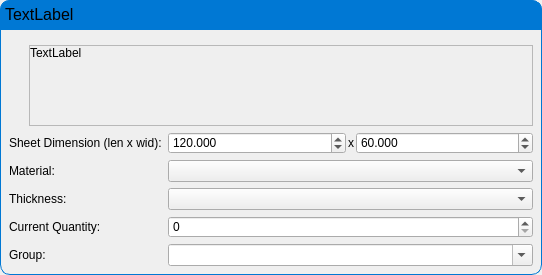
<?xml version="1.0" encoding="UTF-8"?>
<ui version="4.0">
 <class>Form</class>
 <widget class="QDialog" name="Form">
  <property name="geometry">
   <rect>
    <x>0</x>
    <y>0</y>
    <width>542</width>
    <height>275</height>
   </rect>
  </property>
  <property name="windowTitle">
   <string>Form</string>
  </property>
  <layout class="QHBoxLayout" name="horizontalLayout">
   <property name="spacing">
    <number>0</number>
   </property>
   <property name="leftMargin">
    <number>0</number>
   </property>
   <property name="topMargin">
    <number>0</number>
   </property>
   <property name="rightMargin">
    <number>0</number>
   </property>
   <property name="bottomMargin">
    <number>0</number>
   </property>
   <item>
    <widget class="QWidget" name="widget" native="true">
     <property name="contextMenuPolicy">
      <enum>Qt::ActionsContextMenu</enum>
     </property>
     <property name="autoFillBackground">
      <bool>false</bool>
     </property>
     <property name="styleSheet">
      <string notr="true">QWidget#widget{
	border-top-left-radius:10px;
	border-bottom-left-radius:10px;
	border-top-right-radius:10px;
	border-bottom-right-radius:10px;
	border: 1px solid  rgb(0,120,212);;
}</string>
     </property>
     <layout class="QVBoxLayout" name="verticalLayout_3" stretch="0,0">
      <property name="leftMargin">
       <number>0</number>
      </property>
      <property name="topMargin">
       <number>0</number>
      </property>
      <property name="rightMargin">
       <number>0</number>
      </property>
      <property name="bottomMargin">
       <number>0</number>
      </property>
      <item>
       <widget class="QLabel" name="lblTitle">
        <property name="minimumSize">
         <size>
          <width>0</width>
          <height>30</height>
         </size>
        </property>
        <property name="maximumSize">
         <size>
          <width>16777215</width>
          <height>16777215</height>
         </size>
        </property>
        <property name="font">
         <font>
          <pointsize>12</pointsize>
         </font>
        </property>
        <property name="styleSheet">
         <string notr="true">background-color: rgb(0,120,212);
border-top-left-radius:10px;
border-top-right-radius:10px;
border: 1px solid  rgb(0,120,212);
</string>
        </property>
        <property name="frameShape">
         <enum>QFrame::Box</enum>
        </property>
        <property name="frameShadow">
         <enum>QFrame::Sunken</enum>
        </property>
        <property name="text">
         <string>TextLabel</string>
        </property>
        <property name="alignment">
         <set>Qt::AlignLeading|Qt::AlignLeft|Qt::AlignTop</set>
        </property>
       </widget>
      </item>
      <item>
       <layout class="QVBoxLayout" name="verticalLayout">
        <property name="leftMargin">
         <number>9</number>
        </property>
        <property name="topMargin">
         <number>9</number>
        </property>
        <property name="rightMargin">
         <number>9</number>
        </property>
        <property name="bottomMargin">
         <number>9</number>
        </property>
        <item>
         <layout class="QHBoxLayout" name="horizontalLayout_4" stretch="0,0">
          <item>
           <layout class="QVBoxLayout" name="verticalLayout_2">
            <property name="spacing">
             <number>0</number>
            </property>
            <item>
             <layout class="QVBoxLayout" name="iconHolder">
              <property name="spacing">
               <number>0</number>
              </property>
             </layout>
            </item>
            <item>
             <spacer name="verticalSpacer">
              <property name="orientation">
               <enum>Qt::Vertical</enum>
              </property>
              <property name="sizeHint" stdset="0">
               <size>
                <width>20</width>
                <height>40</height>
               </size>
              </property>
             </spacer>
            </item>
           </layout>
          </item>
          <item>
           <widget class="QScrollArea" name="scrollArea">
            <property name="widgetResizable">
             <bool>true</bool>
            </property>
            <widget class="QWidget" name="scrollAreaWidgetContents">
             <property name="geometry">
              <rect>
               <x>0</x>
               <y>0</y>
               <width>492</width>
               <height>79</height>
              </rect>
             </property>
             <layout class="QVBoxLayout" name="verticalLayout_4">
              <property name="spacing">
               <number>0</number>
              </property>
              <property name="leftMargin">
               <number>0</number>
              </property>
              <property name="topMargin">
               <number>0</number>
              </property>
              <property name="rightMargin">
               <number>0</number>
              </property>
              <property name="bottomMargin">
               <number>0</number>
              </property>
              <item>
               <widget class="QLabel" name="lblMessage">
                <property name="sizePolicy">
                 <sizepolicy hsizetype="Preferred" vsizetype="Minimum">
                  <horstretch>0</horstretch>
                  <verstretch>0</verstretch>
                 </sizepolicy>
                </property>
                <property name="text">
                 <string>TextLabel</string>
                </property>
                <property name="alignment">
                 <set>Qt::AlignLeading|Qt::AlignLeft|Qt::AlignTop</set>
                </property>
               </widget>
              </item>
             </layout>
            </widget>
           </widget>
          </item>
         </layout>
        </item>
        <item>
         <layout class="QGridLayout" name="gridLayout" columnstretch="1,3">
          <item row="2" column="0">
           <widget class="QLabel" name="label_10">
            <property name="text">
             <string>Thickness:</string>
            </property>
           </widget>
          </item>
          <item row="1" column="0">
           <widget class="QLabel" name="label_6">
            <property name="text">
             <string>Material:</string>
            </property>
           </widget>
          </item>
          <item row="3" column="0">
           <widget class="QLabel" name="label_7">
            <property name="text">
             <string>Current Quantity:</string>
            </property>
           </widget>
          </item>
          <item row="0" column="0">
           <widget class="QLabel" name="label">
            <property name="text">
             <string>Sheet Dimension (len x wid):</string>
            </property>
            <property name="alignment">
             <set>Qt::AlignLeading|Qt::AlignLeft|Qt::AlignVCenter</set>
            </property>
           </widget>
          </item>
          <item row="4" column="0">
           <widget class="QLabel" name="label_8">
            <property name="text">
             <string>Group:</string>
            </property>
           </widget>
          </item>
          <item row="4" column="1">
           <widget class="QComboBox" name="comboBox_group">
            <property name="editable">
             <bool>true</bool>
            </property>
            <property name="currentText">
             <string/>
            </property>
           </widget>
          </item>
          <item row="3" column="1">
           <widget class="QSpinBox" name="spinBox_current_quantity">
            <property name="accelerated">
             <bool>true</bool>
            </property>
            <property name="maximum">
             <number>9999999</number>
            </property>
           </widget>
          </item>
          <item row="2" column="1">
           <widget class="QComboBox" name="comboBox_thickness">
            <property name="editable">
             <bool>false</bool>
            </property>
           </widget>
          </item>
          <item row="1" column="1">
           <widget class="QComboBox" name="lineEdit_material">
            <property name="editable">
             <bool>false</bool>
            </property>
           </widget>
          </item>
          <item row="0" column="1">
           <layout class="QHBoxLayout" name="horizontalLayout_2">
            <property name="spacing">
             <number>0</number>
            </property>
            <item>
             <widget class="QDoubleSpinBox" name="doubleSpinBox_length">
              <property name="decimals">
               <number>3</number>
              </property>
              <property name="maximum">
               <double>9999999.000000000000000</double>
              </property>
              <property name="value">
               <double>120.000000000000000</double>
              </property>
             </widget>
            </item>
            <item>
             <widget class="QLabel" name="label_2">
              <property name="maximumSize">
               <size>
                <width>10</width>
                <height>16777215</height>
               </size>
              </property>
              <property name="text">
               <string>x</string>
              </property>
              <property name="alignment">
               <set>Qt::AlignCenter</set>
              </property>
             </widget>
            </item>
            <item>
             <widget class="QDoubleSpinBox" name="doubleSpinBox_width">
              <property name="decimals">
               <number>3</number>
              </property>
              <property name="maximum">
               <double>9999999.000000000000000</double>
              </property>
              <property name="value">
               <double>60.000000000000000</double>
              </property>
             </widget>
            </item>
           </layout>
          </item>
         </layout>
        </item>
        <item>
         <layout class="QHBoxLayout" name="buttonsLayout"/>
        </item>
       </layout>
      </item>
     </layout>
    </widget>
   </item>
  </layout>
 </widget>
 <tabstops>
  <tabstop>lineEdit_material</tabstop>
  <tabstop>comboBox_thickness</tabstop>
  <tabstop>spinBox_current_quantity</tabstop>
  <tabstop>comboBox_group</tabstop>
  <tabstop>scrollArea</tabstop>
 </tabstops>
 <resources/>
 <connections/>
</ui>
